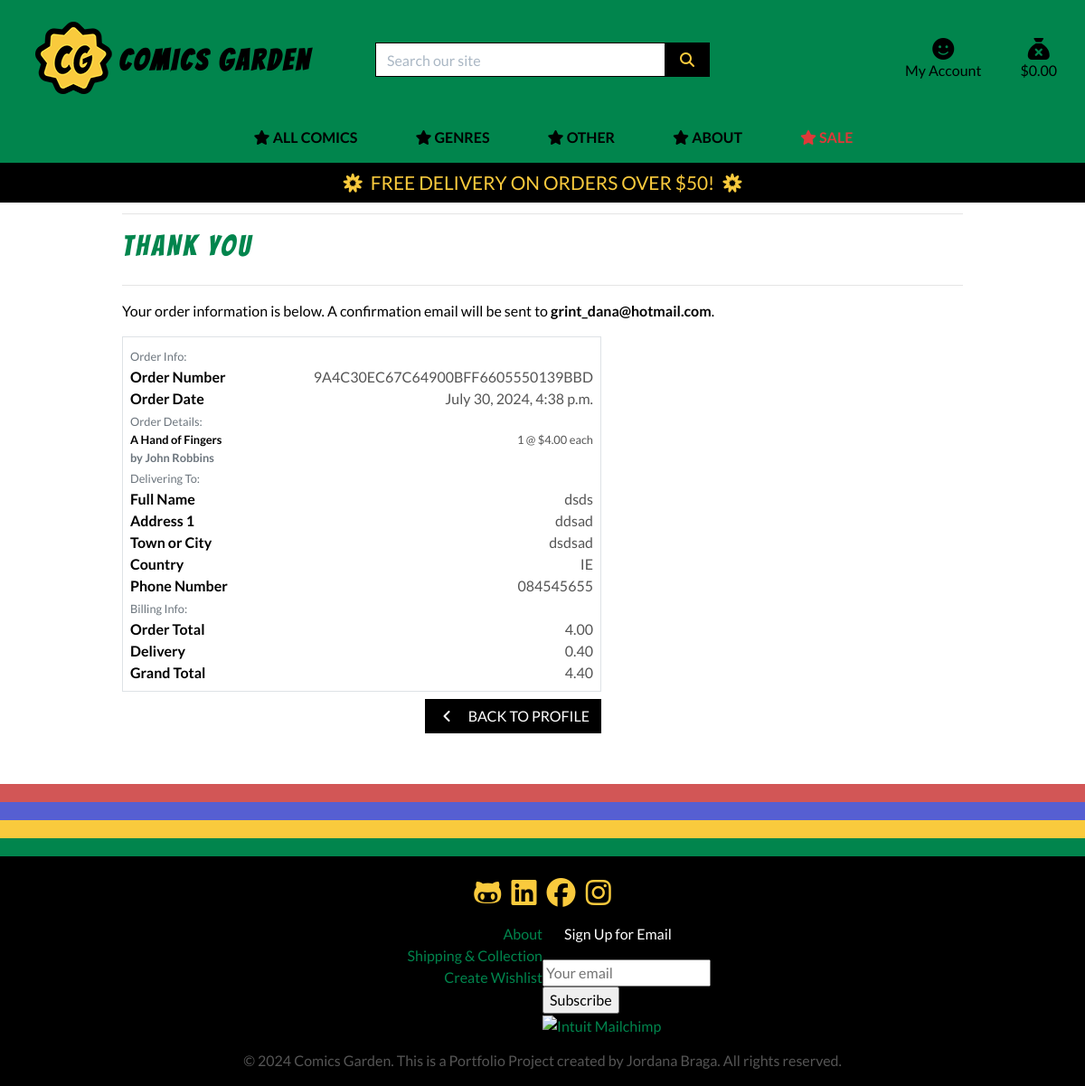
The app's page /profile/order_history/9A4C30EC67C64900BFF6605550139BBD with its own data.
### checkout/models.py (models this page shows, shortened)
class Order(models.Model):
    order_number = models.CharField(max_length=32, null=False, editable=False)
    user_profile = models.ForeignKey(UserProfile, on_delete=models.SET_NULL,
                                     null=True, blank=True, related_name='orders')
    full_name = models.CharField(max_length=50, null=False, blank=False)
    email = models.EmailField(max_length=254, null=False, blank=False)
    phone_number = models.CharField(max_length=20, null=False, blank=False)
    country = CountryField(blank_label='Country *', null=False, blank=False)
    postcode = models.CharField(max_length=20, null=True, blank=True)
    town_or_city = models.CharField(max_length=40, null=False, blank=False)
    street_address1 = models.CharField(max_length=80, null=False, blank=False)
    street_address2 = models.CharField(max_length=80, null=True, blank=True)
    county = models.CharField(max_length=80, null=True, blank=True)
    date = models.DateTimeField(auto_now_add=True)
    delivery_cost = models.DecimalField(max_digits=6, decimal_places=2, null=False, default=0)
    order_total = models.DecimalField(max_digits=10, decimal_places=2, null=False, default=0)
    grand_total = models.DecimalField(max_digits=10, decimal_places=2, null=False, default=0)
    original_bag = models.TextField(null=False, blank=False, default='')
    stripe_pid = models.CharField(max_length=254, null=False, blank=False, default='')

class OrderLineItem(models.Model):
    order = models.ForeignKey(Order, null=False, blank=False, on_delete=models.CASCADE, related_name='lineitems')
    product = models.ForeignKey(Product, null=False, blank=False, on_delete=models.CASCADE)
    product_size = models.CharField(max_length=2, null=True, blank=True) # XS, S, M, L, XL
    quantity = models.IntegerField(null=False, blank=False, default=0)
    lineitem_total = models.DecimalField(max_digits=6, decimal_places=2, null=False, blank=False, editable=False)

### products/models.py (models this page shows, shortened)
class Product(models.Model):
    COVER_TYPE_CHOICES = [
        ('softcover', 'Softcover'),
        ('hardcover', 'Hardcover'),
    ]
    COLOR_CHOICES = [
        ('colour', 'Colour'),
        ('black_and_white', 'Black and White'),
        ('colour_bw', 'Colour + B&W'),
    ]
    artist = models.ForeignKey('Artist', null=True, blank=True, on_delete=models.SET_NULL)
    category = models.ForeignKey('Category', null=True, blank=True, on_delete=models.SET_NULL)
    publisher = models.ForeignKey('Publisher', null=True, blank=True, on_delete=models.SET_NULL)
    genres = models.ManyToManyField('Genre', blank=True)
    sku = models.CharField(max_length=254, null=True, blank=True)
    title = models.CharField(max_length=254)
    description = models.TextField()
    price = models.DecimalField(max_digits=6, decimal_places=2)
    rating = models.DecimalField(max_digits=6, decimal_places=2, null=True, blank=True)
    pages = models.IntegerField(null=True, blank=True)
    cover_type = models.CharField(max_length=50, choices=COVER_TYPE_CHOICES, blank=True)
    color_option = models.CharField(max_length=20, choices=COLOR_CHOICES, default='colour')
    image_url = models.URLField(max_length=1024, null=True, blank=True)
    image = models.ImageField(null=True, blank=True)
    date_added = models.DateTimeField(default=timezone.now)

class Artist(models.Model):
    name = models.CharField(max_length=254, unique=True)
    description = models.TextField(blank=True, default="This is a great artist.")
    website = models.URLField(max_length=1024, null=True, blank=True)

### profiles/views.py (the view)
# urls.py: path('order_history/<order_number>', views.order_history, name='order_history'),
def order_history(request, order_number):
    order = get_object_or_404(Order, order_number=order_number)
    messages.info(request, (
        f'This is a past confirmation for order number {order_number}. '
        'A confirmation email was sent on the order date.'
    ))
    template = 'checkout/checkout_success.html'
    context = {
        'order': order,
        'from_profile': True,
    }
    return render(request, template, context)

### bag/contexts.py (called while the page is built, shortened)
def bag_contents(request):
    bag_items = []
    total = 0
    product_count = 0
    bag = request.session.get('bag', {})
    if total < settings.FREE_DELIVERY_THRESHOLD:
        delivery = total * Decimal(settings.STANDARD_DELIVERY_PERCENTAGE / 100)
        free_delivery_delta = settings.FREE_DELIVERY_THRESHOLD - total
    else:
        delivery = 0
        free_delivery_delta = 0
    grand_total = delivery + total
    context = {
        'bag_items': bag_items,
        'total': total,
        'product_count': product_count,
        'delivery': delivery,
        'free_delivery_delta': free_delivery_delta,
        'free_delivery_threshold': settings.FREE_DELIVERY_THRESHOLD,
        'grand_total': grand_total,
    }
    return context

### products/contexts.py (called while the page is built)
def top_genres(request):
    top_genres = Genre.objects.annotate(num_products=Count('product')).exclude(name__iexact='sale').order_by('-num_products')[:10]
    return {'top_genres': top_genres}

### checkout/templates/checkout/checkout_success.html (shortened to what this page needs)
{% extends "base.html" %}
{% load static %}
{% block extra_css %}
    <link rel="stylesheet" href="{% static 'checkout/css/checkout.css' %}">
{% endblock %}
{% block page_header %}
    <div class="container header-container">
    </div>
{% endblock %}
{% block content %}
    <div class="overlay"></div>
    <div class="container">
        <div class="row">
            <div class="col">
                <hr>
                <h2 class="logo-font mb-4 text-green">Thank You</h2>
                <hr>
                <p class="text-black">Your order information is below. A confirmation email will be sent to <strong>{{ order.email }}</strong>.</p>
            </div>
        </div>
        <div class="row">
            <div class="col-12 col-lg-7">
                <div class="order-confirmation-wrapper p-2 border">
                    <div class="row">
                        <div class="col">
                            <small class="text-muted">Order Info:</small>
                        </div>
                    </div>
                    <div class="row">
                        <div class="col-12 col-md-4">
                            <p class="mb-0 text-black font-weight-bold">Order Number</p>
                        </div>
                        <div class="col-12 col-md-8 text-md-right">
                            <p class="mb-0">{{ order.order_number }}</p>
                        </div>
                    </div>
                    <div class="row">
                        <div class="col-12 col-md-4">
                            <p class="mb-0 text-black font-weight-bold">Order Date</p>
                        </div>
                        <div class="col-12 col-md-8 text-md-right">
                            <p class="mb-0">{{ order.date }}</p>
                        </div>
                    </div>
                    <div class="row">
                        <div class="col">
                            <small class="text-muted">Order Details:</small>
                        </div>
                    </div>
                    {% for item in order.lineitems.all %}
                    <div class="row">
                        <div class="col-12 col-md-4">
                            <p class="small mb-0 text-black font-weight-bold">
                                {{ item.product.title }}
                            </p>
                            <p class="small mb-0 text-muted font-weight-bold">
                                by {{ item.product.artist.name }}
                            </p>
                        </div>
                        <div class="col-12 col-md-8 text-md-right">
                            <p class="small mb-0">{{ item.quantity }} @ ${{ item.product.price }} each</p>
                        </div>
                    </div>
                    {% endfor %}
                    <div class="row">
                        <div class="col">
                            <small class="text-muted">Delivering To:</small>
                        </div>
                    </div>
                    <div class="row">
                        <div class="col-12 col-md-4">
                            <p class="mb-0 text-black font-weight-bold">Full Name</p>
                        </div>
                        <div class="col-12 col-md-8 text-md-right">
                            <p class="mb-0">{{ order.full_name }}</p>
                        </div>
                    </div>
                    <div class="row">
                        <div class="col-12 col-md-4">
                            <p class="mb-0 text-black font-weight-bold">Address 1</p>
                        </div>
                        <div class="col-12 col-md-8 text-md-right">
                            <p class="mb-0">{{ order.street_address1 }}</p>
                        </div>
                    </div>
                    <div class="row">
                        <div class="col-12 col-md-4">
                            <p class="mb-0 text-black font-weight-bold">Town or City</p>
                        </div>
                        <div class="col-12 col-md-8 text-md-right">
                            <p class="mb-0">{{ order.town_or_city }}</p>
                        </div>
                    </div>
                    <div class="row">
                        <div class="col-12 col-md-4">
                            <p class="mb-0 text-black font-weight-bold">Country</p>
                        </div>
                        <div class="col-12 col-md-8 text-md-right">
                            <p class="mb-0">{{ order.country }}</p>
                        </div>
                    </div>
                    <div class="row">
                        <div class="col-12 col-md-4">
                            <p class="mb-0 text-black font-weight-bold">Phone Number</p>
                        </div>
                        <div class="col-12 col-md-8 text-md-right">
                            <p class="mb-0">{{ order.phone_number }}</p>
                        </div>
                    </div>
                    <div class="row">
                        <div class="col">
                            <small class="text-muted">Billing Info:</small>
                        </div>
                    </div>
                    <div class="row">
                        <div class="col-12 col-md-4">
                            <p class="mb-0 text-black font-weight-bold">Order Total</p>
                        </div>
                        <div class="col-12 col-md-8 text-md-right">
                            <p class="mb-0">{{ order.order_total }}</p>
                        </div>
                    </div>
                    <div class="row">
                        <div class="col-12 col-md-4">
                            <p class="mb-0 text-black font-weight-bold">Delivery</p>
                        </div>
                        <div class="col-12 col-md-8 text-md-right">
                            <p class="mb-0">{{ order.delivery_cost }}</p>
                        </div>
                    </div>
                    <div class="row">
                        <div class="col-12 col-md-4">
                            <p class="mb-0 text-black font-weight-bold">Grand Total</p>
                        </div>
                        <div class="col-12 col-md-8 text-md-right">
                            <p class="mb-0">{{ order.grand_total }}</p>
                        </div>
                    </div>
                </div>
            </div>
        </div>
        <div class="row">
			<div class="col-12 col-lg-7 text-right">
                {% if from_profile %}
                    <a href="{% url 'profile' %}" class="btn btn-black rounded-0 my-2">
                        <span class="icon mr-2">
                            <i class="fas fa-angle-left"></i>
                        </span>
                        <span class="text-uppercase">Back to Profile</span>
                    </a>
                {% endif %}
			</div>
		</div>
    </div>
{% endblock %}

### static/css/base.css (style rules this page uses)
html { height: 100%; }
body { background: url('/media/homepage_background_cropped.jpg') no-repeat center center fixed; background-size: cover; height: calc(100vh - 164px); color: #555; font-family: 'Lato'; }
h1, h2 { font-family: "Bangers", system-ui; letter-spacing: 0.2rem; }
a { color: #01854d; }
.icon { align-items: center; display: inline-flex; justify-content: center; height: 1.5rem; width: 1.5rem; }
.logo-font { text-transform: uppercase; white-space: nowrap; }
.btn-black { background: black; color: white; }
.text-black { color: #000 !important; }
.overlay { height: 100%; width: 100%; top: 0; left: 0; position: fixed; background: white; z-index: -1; }
.text-green { color: #01854d; }
@media (min-width: 1200px) { .container { max-width: 80%; } }
@media (min-width: 992px) { .header-container { padding-top: 220px; } }

### records on screen
Order: email "grint_dana@hotmail.com", order_number "9A4C30EC67C64900BFF6605550139BBD", date "July 30, 2024, 4:38 p.m.", full_name "dsds", street_address1 "ddsad", town_or_city "dsdsad", country "IE", phone_number "084545655", order_total "4.00", delivery_cost "0.40", grand_total "4.40"
OrderLineItem: product "A Hand of Fingers", product.artist.name "John Robbins", quantity "1", product.price "4.00"

### other values on screen
{{ free_delivery_threshold }} "50"
